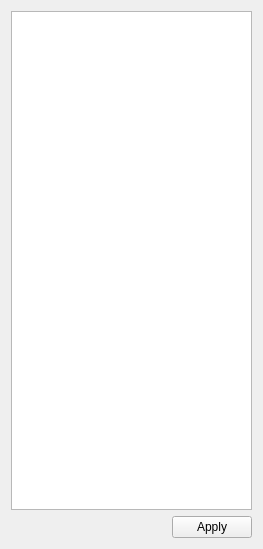
<?xml version="1.0" encoding="UTF-8"?>
<ui version="4.0">
 <class>Form</class>
 <widget class="QWidget" name="Form">
  <property name="geometry">
   <rect>
    <x>0</x>
    <y>0</y>
    <width>263</width>
    <height>549</height>
   </rect>
  </property>
  <property name="windowTitle">
   <string>Form</string>
  </property>
  <layout class="QVBoxLayout" name="verticalLayout">
   <item>
    <widget class="QTableView" name="tableView"/>
   </item>
   <item>
    <layout class="QHBoxLayout" name="horizontalLayout">
     <item>
      <spacer name="horizontalSpacer">
       <property name="orientation">
        <enum>Qt::Horizontal</enum>
       </property>
       <property name="sizeHint" stdset="0">
        <size>
         <width>40</width>
         <height>20</height>
        </size>
       </property>
      </spacer>
     </item>
     <item>
      <widget class="QPushButton" name="addButton">
       <property name="icon">
        <iconset resource="Experiment.qrc">
         <normaloff>:/openicon/icons/edit-add.png</normaloff>:/openicon/icons/edit-add.png</iconset>
       </property>
       <property name="flat">
        <bool>true</bool>
       </property>
      </widget>
     </item>
     <item>
      <widget class="QPushButton" name="removeButton">
       <property name="icon">
        <iconset resource="Experiment.qrc">
         <normaloff>:/openicon/icons/edit_remove.png</normaloff>:/openicon/icons/edit_remove.png</iconset>
       </property>
       <property name="flat">
        <bool>true</bool>
       </property>
      </widget>
     </item>
     <item>
      <widget class="QPushButton" name="applyButton">
       <property name="text">
        <string>Apply</string>
       </property>
      </widget>
     </item>
    </layout>
   </item>
  </layout>
 </widget>
 <tabstops>
  <tabstop>addButton</tabstop>
  <tabstop>removeButton</tabstop>
  <tabstop>applyButton</tabstop>
 </tabstops>
 <resources>
  <include location="Experiment.qrc"/>
 </resources>
 <connections/>
</ui>
